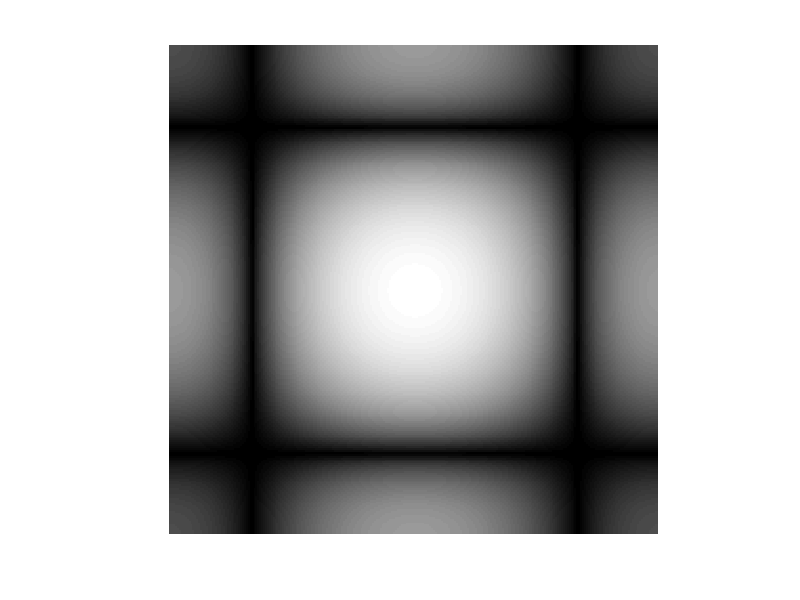
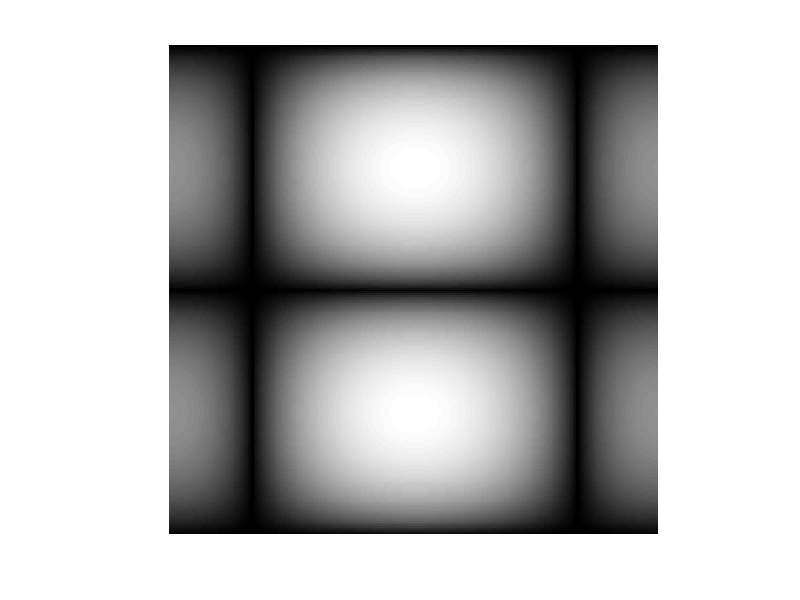
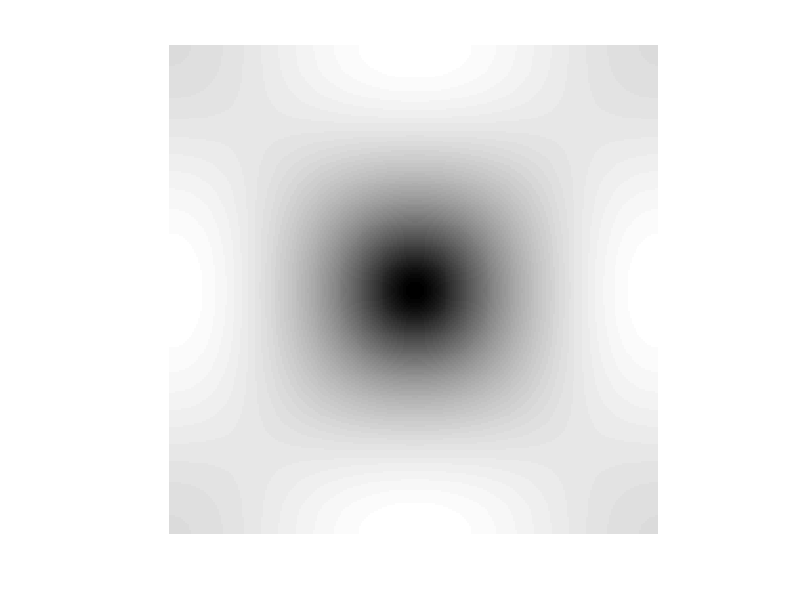

Reproduce these figures in MATLAB, in order.
%Institution: Australian National Univeristy
%Author: Ruoxiang Wen
%Course Code: Computer Vision
%Activity: Lab1
clc,clear
f = [1 ,1,1; 1,1,1; 1,1,1];
F=fft2(f, 256,256);
F2=fftshift(F);
F2=abs(F2); 
F2=log(1+F2);   
figure,imshow(F2,[]);
f = [ 1,1,1; 0,0,0 ; -1,-1,-1];
F=fft2(f, 256,256);
F2=fftshift(F);
F2=abs(F2); 
F2=log(1+F2);   
figure,imshow(F2,[]);
f =[ -1,-1, -1; -1 , 8, -1; -1,-1,-1];
F=fft2(f, 256,256);
F2=fftshift(F);
F2=abs(F2); 
F2=log(1+F2);   
figure,imshow(F2,[]);   
